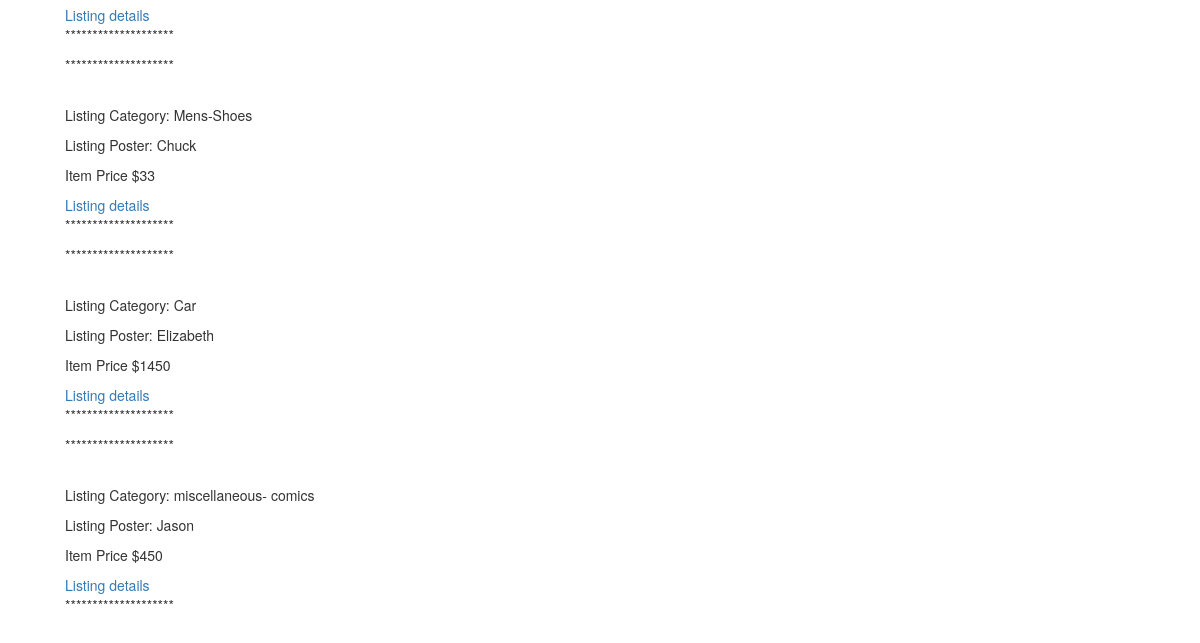
The app's page / (lower part), older data.
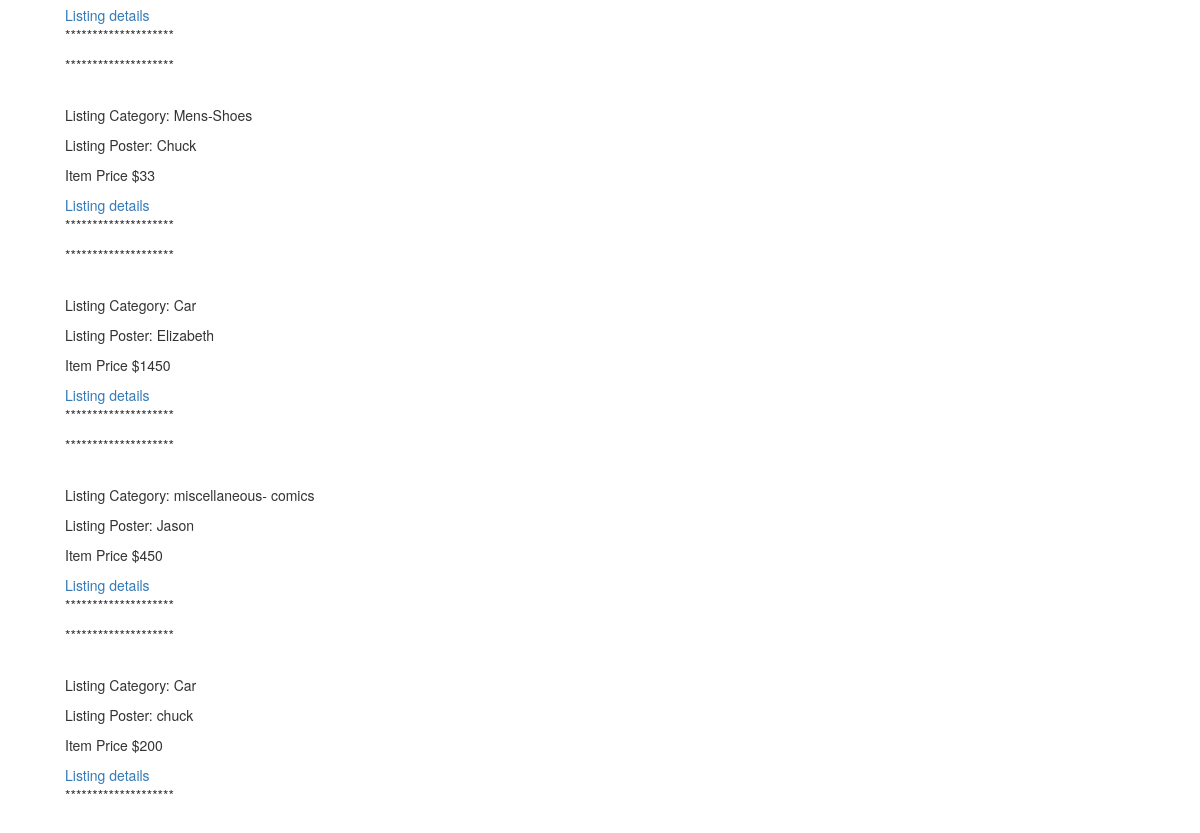
The same page, newer data.
### craigapp/models.py (models this page shows, shortened)
class Listing(models.Model):
    category = models.CharField(max_length=30)
    shopper = models.CharField(max_length=30)
    item_price = models.IntegerField()

### craigapp/views.py (the view)
# urls.py: url(r'^$',IndexView.as_view(), name="index_view"),
class IndexView(ListView):
    template_name = 'index.html'
    model = Listing
    def get_queryset(self):
        return Listing.objects.all()

### templates/index.html (shortened to what this page needs)
{% extends 'base.html' %}
{% block content %}
{% for object in object_list %}
<p>********************</p>
<br>
<p>Listing Category: {{ object.category }}</p>
<p>Listing Poster: {{ object.shopper }}</p>
<p>Item Price ${{ object.item_price }}</p>
<a href="{% url 'listing_detail_view' object.id %}">Listing details</a>
<br>
<p>********************</p>
{% endfor %}
{% endblock %}

Row changes from the older to the newer data that the page shows:
added Listing: category "Car", shopper "chuck", item_price "200"
